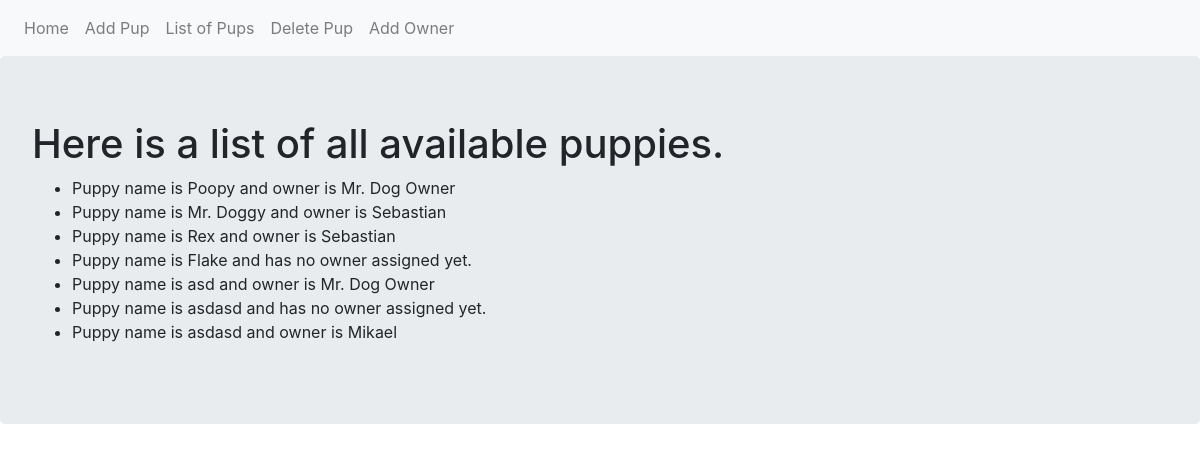
Page /list on the committed database.
### adoption_site.py (models this page shows, shortened)
class Puppy(db.Model):
    __tablename__ = 'puppies'
    id = db.Column(db.Integer,primary_key = True)
    name = db.Column(db.Text)
    owner = db.relationship('Owner',backref='puppy',uselist=False)
    def __repr__(self):
        if self.owner:
            return f"Puppy name is {self.name} and owner is {self.owner.name}"
        else:
            return f"Puppy name is {self.name} and has no owner assigned yet."

class Owner(db.Model):
    __tablename__ = 'owners'
    id = db.Column(db.Integer, primary_key = True)
    name = db.Column(db.Text)
    puppy_id = db.Column(db.Integer, db.ForeignKey('puppies.id'))

### adoption_site.py (the view)
@app.route('/list')
def list_pup():
    puppies = Puppy.query.all()
    return render_template('list.html', puppies=puppies)

### templates/list.html
{% extends "base.html" %}
{% block content %}
<div class="jumbotron">
  <h1>Here is a list of all available puppies.</h1>
  <ul>
    {% for pup in puppies  %}
    <li>{{pup}}</li>
    {% endfor %}
  </ul>
</div>
{% endblock %}

### templates/base.html (shortened to what this page needs)
<!DOCTYPE html>
<html lang="en" dir="ltr">
  <head>
    <link rel="stylesheet" href="https://maxcdn.bootstrapcdn.com/bootstrap/4.0.0/css/bootstrap.min.css">
  </head>
  <body>
    <nav class="navbar navbar-expand-lg navbar-light bg-light">
    <div class="navbar-nav">
      <a class="nav-item nav-link" href="{{ url_for('index') }}">Home</a>
      <a class="nav-item nav-link" href="{{ url_for('add_pup') }}">Add Pup</a>
      <a class="nav-item nav-link" href="{{ url_for('list_pup') }}">List of Pups</a>
      <a class="nav-item nav-link" href="{{ url_for('del_pup') }}">Delete Pup</a>
      <a class="nav-item nav-link" href="{{ url_for('add_owner') }}">Add Owner</a>
    </div>
</nav>
    {% block content %}
    {% endblock %}
  </body>
</html>

### rows in the picture
Puppy: name.name "Puppy name is Poopy and owner is Mr. Dog Owner"
Puppy: name.name "Puppy name is Mr. Doggy and owner is Sebastian"
Puppy: name.name "Puppy name is Rex and owner is Sebastian"
Puppy: name "Puppy name is Flake and has no owner assigned yet."
Puppy: name.name "Puppy name is asd and owner is Mr. Dog Owner"
Puppy: name "Puppy name is asdasd and has no owner assigned yet."
Puppy: name.name "Puppy name is asdasd and owner is Mikael"
